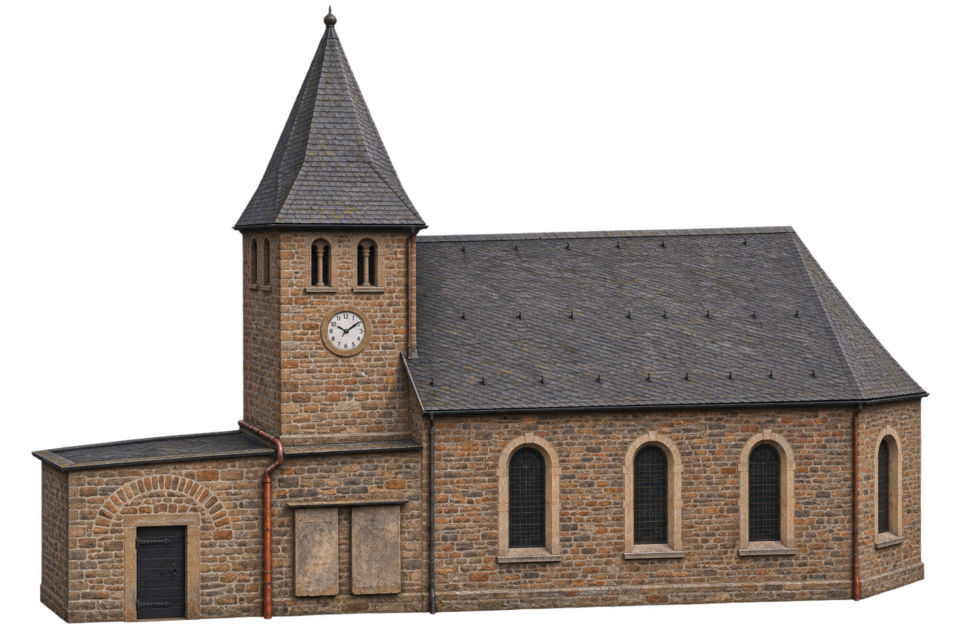
#> input picture assets/church-ende-reference-20261114.webp, 960 x 640 px
$ python audit-enemy-boss-style2.py ../assets/church-ende-reference-20261114.webp
#> lines starting #> are read from the running program, lines starting #| are printed output that depends on the picture
#!/usr/bin/env python3
"""Read-only enemy/boss alpha and atlas-cell audit.

The output is a *pixel* assessment, not an artistic or Android approval.
Fully transparent RGB residue is reported but does not count as visible art.

Examples:
    python tools/audit-enemy-boss-style2.py --grid 4x12 dist/assets/directional-v410/enemy-*.webp
"""

import argparse
import hashlib
import json
from pathlib import Path

from PIL import Image


def positive_grid(value):
    try:
        cols, rows = (int(part) for part in value.lower().split("x"))
        if cols > 0 and rows > 0:
            return cols, rows
    except (TypeError, ValueError):
        pass
    raise argparse.ArgumentTypeError("grid must be COLSxROWS, e.g. 4x12")


def inspect_sprite(path, grid=(1, 1), threshold=32):
#> called with grid = (1, 1), threshold = 32
    path = Path(path)
    with Image.open(path) as source:
#> source is the input picture: PIL image 960x640 RGBA; mean R, G, B, A 62.9, 54.1, 48.1, 123.6
        source.load()
        source_format = source.format
#> source_format = 'WEBP'
        has_alpha = "A" in source.getbands() or "transparency" in source.info
#> has_alpha = True
        image = source.convert("RGBA")
    width, height = image.size
#> width = 960; height = 640
    cols, rows = grid
    issues = []
    if not has_alpha:
        issues.append("no-alpha")
    if source_format not in ("WEBP", "PNG") or source_format.lower() != path.suffix[1:].lower():
        issues.append("format-mismatch")
    if width % cols or height % rows:
        issues.append("nonintegral-atlas-grid")

    pixels = image.get_flattened_data() if hasattr(image, "get_flattened_data") else image.getdata()
    hidden_rgb = sum(1 for r, g, b, a in pixels
                     if a == 0 and (r or g or b))
#> hidden_rgb = 68936
    margins = []
    empty = []
    contacts = []
    if "nonintegral-atlas-grid" not in issues:
        cell_width, cell_height = width // cols, height // rows
#> cell_width = 960; cell_height = 640
        alpha = image.getchannel("A")
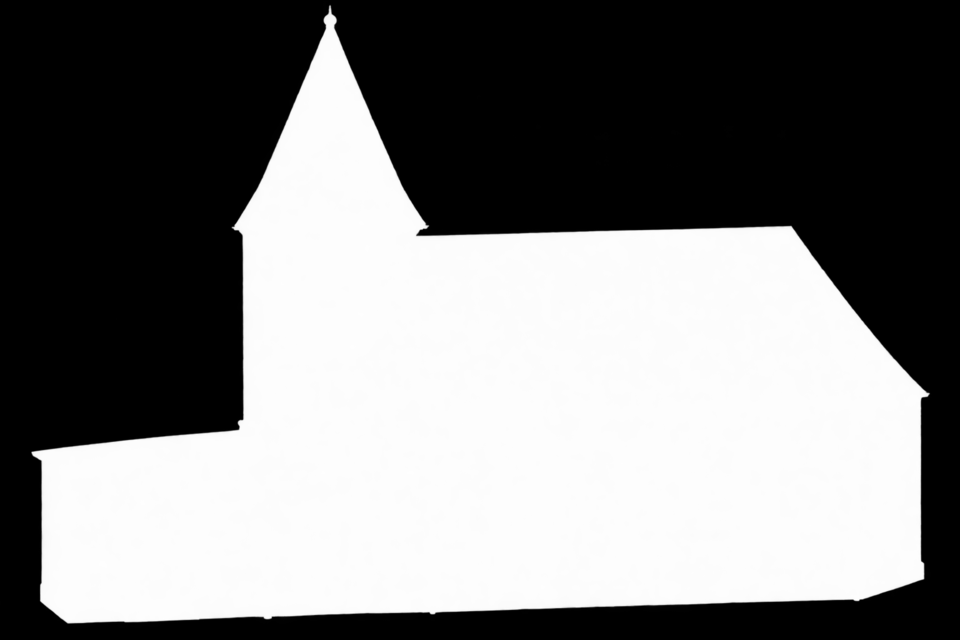
#> alpha: PIL image 960x640 L; min 0, max 255, mean 123.6
        for row in range(rows):
            for col in range(cols):
                index = row * cols + col
                cell = alpha.crop((col * cell_width, row * cell_height,
                                   (col + 1) * cell_width, (row + 1) * cell_height))
                bbox = cell.point(lambda value: 255 if value >= threshold else 0).getbbox()
                if bbox is None:
                    empty.append(index)
                    margins.append(None)
                    continue
                left, top, right, bottom = bbox
                margin = min(left, top, cell_width - right, cell_height - bottom)
                margins.append(margin)
                if margin < 2:
                    contacts.append(index)
#> after the loop, contacts = []; empty = []; margins = [5]
    if empty:
        issues.append("empty-cells")
    if contacts:
        issues.append("visible-cell-edge")

    return {
        "file": path.as_posix(),
        "sha256": hashlib.sha256(path.read_bytes()).hexdigest(),
        "format": source_format,
        "size": [width, height],
        "grid": [cols, rows],
        "cells": cols * rows,
        "decoded_mib": round(width * height * 4 / 1048576, 3),
        "hidden_rgb_pixels": hidden_rgb,
        "min_visible_margin": min((m for m in margins if m is not None), default=None),
        "visible_edge_cells": len(contacts),
        "edge_cell_indices": contacts,
        "empty_cells": empty,
        "issues": issues,
        "status": "hold" if issues else "pixel-pass",
        "art_approval": "not-automated",
    }


def main():
    parser = argparse.ArgumentParser(description=__doc__)
    parser.add_argument("--grid", type=positive_grid, default=(1, 1))
    parser.add_argument("files", nargs="+", type=Path)
    args = parser.parse_args()
    result = [inspect_sprite(file, args.grid) for file in args.files]
#> result = 1 item
    print(json.dumps({"sprites": result, "summary": {
        "checked": len(result),
        "pixel_pass": sum(item["status"] == "pixel-pass" for item in result),
        "hold": sum(item["status"] == "hold" for item in result),
        "art_approval": "not-automated",
    }}, indent=2, ensure_ascii=False))
#> (printed output is left out)


if __name__ == "__main__":
    main()

$ run again, on assets/lion-ende-alpha8.webp
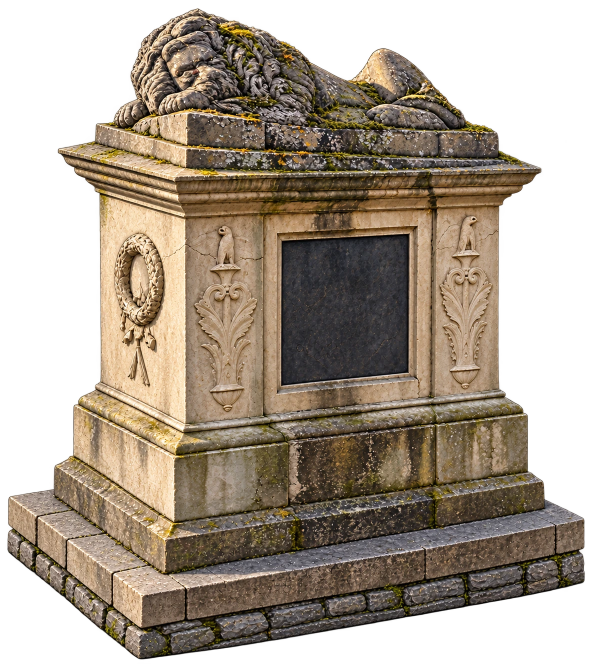
#> input picture assets/lion-ende-alpha8.webp, 1184 x 1328 px (shown at 1/2 size)
#> in inspect_sprite, source is the input picture: PIL image 1184x1328 RGBA; mean R, G, B, A 105.5, 90.4, 71.6, 163
#> has_alpha = True
#> hidden_rgb = 511421
#> in inspect_sprite, `alpha = image.getchannel("A")`:
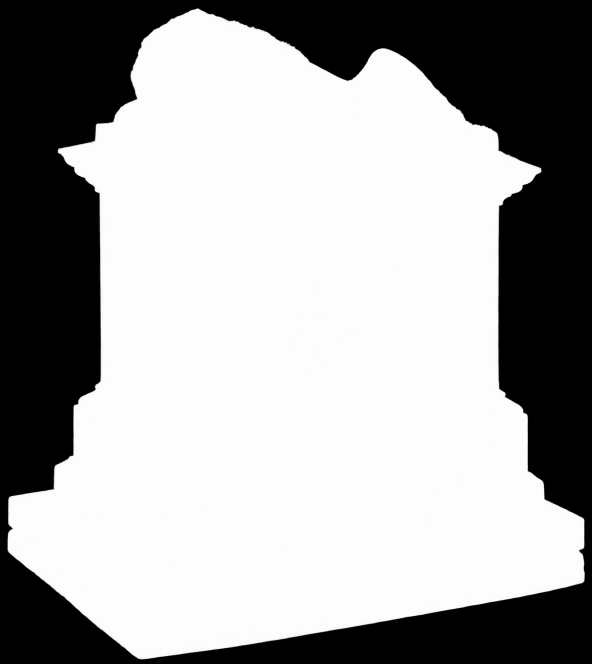
#> alpha: PIL image 1184x1328 L (shown at 1/2 size); min 0, max 254, mean 163
#> after the loop in inspect_sprite, `for row in range(rows):`: contacts = []; margins = [9]
#> result = 1 item
#> (printed output is left out)

$ run again, on assets/scenery-alpha8.webp
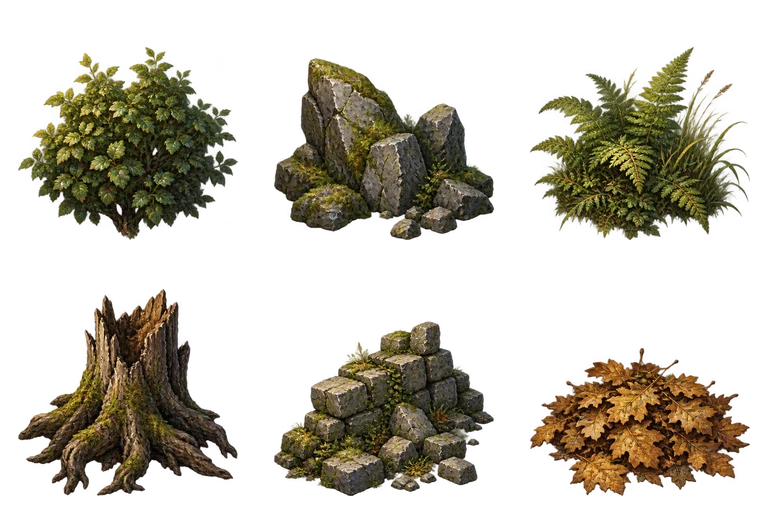
#> input picture assets/scenery-alpha8.webp, 768 x 512 px
#> in inspect_sprite, source is the input picture: PIL image 768x512 RGBA; mean R, G, B, A 34.4, 29.6, 15.9, 85.9
#> has_alpha = True
#> hidden_rgb = 24722
#> in inspect_sprite, `alpha = image.getchannel("A")`:
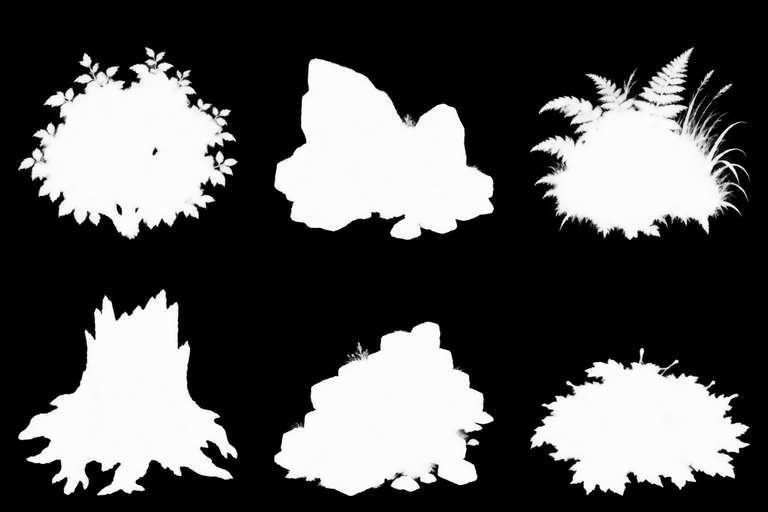
#> alpha: PIL image 768x512 L; min 0, max 255, mean 85.9
#> after the loop in inspect_sprite, `for row in range(rows):`: contacts = []; margins = [16]
#> result = 1 item
#> (printed output is left out)
